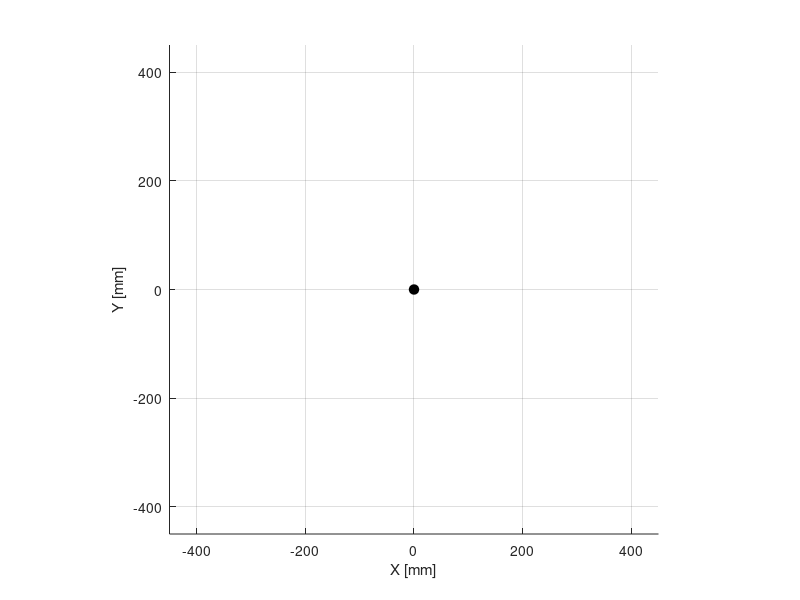

Reproduce this figure in MATLAB. (Note: this script raises an error after producing the figure.)
clc; clear; close all;

%% ================== 고정 파라미터 ==================
L78 = 63.2;
ang87 = 30.42;

L84 = 200;
L45 = 50;
L24 = 130;
ANG_46_45 = 112.72;

L12 = 40;
L13 = 30;

rP2 = sqrt(189^2 + 90^2);
rP4 = 80;

%% ================== 색상 ==================
clrLink   = [0.53 0.81 0.92];    % 하늘색(기본)
clrNode   = [0 0 0];             % 검정(노드)
clrOrange = [1.0 0.55 0.0];      % 주황
clrPurple = [0.55 0.0 0.75];     % 보라

%% ================== 고정 점 (2D 계산용) ==================
P8 = [0, 0];
P7 = P8 + L78 * [cosd(ang87), sind(ang87)];

%% ================== 목표들 (P1, 2D 좌표) : 원 궤적 ==================
circleCenter = [-300, 0];   % 원 중심 [X, Y] mm
circleR = 50;               % 원 반지름 mm
nCircle = 72;               % 원을 나눌 점 개수, 클수록 부드러움

theta = linspace(0, 360, nCircle+1).';
theta(end) = [];            % 360도 중복 제거

targets2d = [
    circleCenter(1) + circleR*cosd(theta), ...
    circleCenter(2) + circleR*sind(theta)
];

% 마지막에 시작점 한 번 더 추가해서 원 닫기
targets2d(end+1,:) = targets2d(1,:);

%% ================== 초기 자세 ==================
beta = 120;
t2   = 130;

%% ================== 설정 ==================
% 처음 원 시작점까지 접근할 때
gain_slow = 0.04;
dt_slow   = 0.025;

% 원을 따라 움직일 때
gain_fast = 0.15;
dt_fast   = 0.008;

w_xy  = 3000;
w_tri = 50;
w_reg = 0.25;

%% ================== Figure (2D) ==================
figure('Color','w');
ax = axes('Parent',gcf);
hold(ax,'on'); grid(ax,'on'); axis(ax,'equal');
xlabel(ax,'X [mm]'); ylabel(ax,'Y [mm]');
axis(ax,[-450 450 -450 450]);

%% ================== (뒤 레이어) 하늘/보라/기타 ==================
h46 = plot(ax,nan,nan,'LineWidth',2,'Color',clrLink);
h67 = plot(ax,nan,nan,'LineWidth',2,'Color',clrLink);
h78 = plot(ax,nan,nan,'LineWidth',2,'Color',clrLink);

h23 = plot(ax,nan,nan,'LineWidth',2,'Color',clrLink);
h35 = plot(ax,nan,nan,'LineWidth',2,'Color',clrLink);
h54 = plot(ax,nan,nan,'LineWidth',2,'Color',clrLink);

h12 = plot(ax,nan,nan,'LineWidth',2,'Color',clrLink);
h13 = plot(ax,nan,nan,'LineWidth',2,'Color',clrLink);

hC  = plot(ax,nan,nan,'LineWidth',2,'Color',clrLink);

% 보라(뒤 레이어)
h24 = plot(ax,nan,nan,'LineWidth',2,'Color',clrPurple);
h48 = plot(ax,nan,nan,'LineWidth',2,'Color',clrPurple);

% 실제 이동 궤적은 표시하지 않음
hPath = plot(ax,nan,nan,'LineWidth',1.5,'Color',clrNode,'Visible','off');

%% ================== (중간 레이어) 주황 ==================
h24_9 = plot(ax,nan,nan,'LineWidth',2,'Color',clrOrange);
h44_9 = plot(ax,nan,nan,'LineWidth',2,'Color',clrOrange);
h8_10 = plot(ax,nan,nan,'LineWidth',2,'Color',clrOrange);
h9_10 = plot(ax,nan,nan,'LineWidth',2,'Color',clrOrange);

%% ================== (앞 레이어) 검정 노드/번호 ==================
hOrigin = plot(ax,0,0,'ko','MarkerFaceColor','k','MarkerSize',7);

hPts   = plot(ax,nan,nan,'.','MarkerSize',18,'Color',clrNode);
hP1n   = plot(ax,nan,nan,'.','MarkerSize',18,'Color',clrNode);
hP1ring= plot(ax,nan,nan,'o','MarkerSize',9,'LineWidth',1.2,'Color',clrNode);

tNum = gobjects(1,10);
for k=1:10
    tNum(k)=text(ax,nan,nan,'','FontSize',12,'FontWeight','bold','Color',clrNode);
end

%% ================== 목표 원 표시(2D) ==================
plot(ax,targets2d(:,1), targets2d(:,2), '-', ...
    'Color',[1 0 0], 'LineWidth',1.5);

%% ================== 초기 Forward ==================
[ok, pts2d] = forward_from_beta_t2_2d( ...
    beta, t2, P8, P7, ...
    L84, L45, L24, ANG_46_45, L12, L13, rP2, rP4);

if ~ok
    error('초기 자세(beta,t2)에서 해가 안 나옵니다. beta/t2 초기값을 바꿔야 합니다.');
end

update_frame_2d( ...
    h46,h67,h78,h23,h35,h54,h12,h13,hC, ...
    h24,h48, ...
    h24_9,h44_9,h8_10,h9_10, ...
    hPts,hP1n,hP1ring,tNum, ...
    pts2d);

title(ax,'P1 원 궤적 시뮬레이션');
drawnow; pause(1.0);

%% ================== 목표 순차 이동 ==================
P1_now = pts2d(1,:);
pathX = P1_now(1);
pathY = P1_now(2);
set(hPath,'XData',pathX,'YData',pathY);

for tgt = 1:size(targets2d,1)

    P1_target = targets2d(tgt,:);

    while true
        P1_now = pts2d(1,:);

        % 첫 번째 목표점까지는 느리게, 이후 원 궤적은 빠르게
        if tgt == 1
            gain_now = gain_slow;
            dt_now   = dt_slow;
        else
            gain_now = gain_fast;
            dt_now   = dt_fast;
        end

        P1_des = P1_now + gain_now*(P1_target - P1_now);

        x0 = [beta, t2];
        obj = @(x) cost_for_P1_xy_2d(x, P1_des, x0, ...
            P8, P7, L84, L45, L24, ANG_46_45, L12, L13, rP2, rP4, ...
            w_xy, w_tri, w_reg);

        x = fminsearch(obj, x0, optimset('Display','off'));
        beta = x(1);
        t2   = x(2);

        [ok, pts2d] = forward_from_beta_t2_2d( ...
            beta, t2, P8, P7, ...
            L84, L45, L24, ANG_46_45, L12, L13, rP2, rP4);

        if ~ok
            warning('목표 (%.0f,%.0f)로 가는 중 해가 끊겼습니다.', P1_target(1), P1_target(2));
            break;
        end

        update_frame_2d( ...
            h46,h67,h78,h23,h35,h54,h12,h13,hC, ...
            h24,h48, ...
            h24_9,h44_9,h8_10,h9_10, ...
            hPts,hP1n,hP1ring,tNum, ...
            pts2d);

        P1_now = pts2d(1,:);
        pathX(end+1)=P1_now(1);
        pathY(end+1)=P1_now(2);
        set(hPath,'XData',pathX,'YData',pathY);

        drawnow limitrate nocallbacks;
        pause(dt_now);

        if norm(P1_target - pts2d(1,:)) < 1.0
            if tgt == 1
                pause(0.2);     % 원 시작점 도착 후 잠깐 정지
            else
                pause(0.005);
            end
            break;
        end
    end
end

disp('원 궤적 완료');

%% ================== 2D 프레임 업데이트 ==================
function update_frame_2d( ...
    h46,h67,h78,h23,h35,h54,h12,h13,hC, ...
    h24,h48, ...
    h24_9,h44_9,h8_10,h9_10, ...
    hPts,hP1n,hP1ring,tNum, ...
    pts)

P1  = pts(1,:);  P2  = pts(2,:);  P3  = pts(3,:);
P4  = pts(4,:);  P5  = pts(5,:);  P6  = pts(6,:);
P7  = pts(7,:);  P8  = pts(8,:);  P9  = pts(9,:);
P10 = pts(10,:);

% 하늘
set(h46,'XData',[P4(1) P6(1)],'YData',[P4(2) P6(2)]);
set(h67,'XData',[P6(1) P7(1)],'YData',[P6(2) P7(2)]);
set(h78,'XData',[P7(1) P8(1)],'YData',[P7(2) P8(2)]);

set(h23,'XData',[P2(1) P3(1)],'YData',[P2(2) P3(2)]);
set(h35,'XData',[P3(1) P5(1)],'YData',[P3(2) P5(2)]);
set(h54,'XData',[P5(1) P4(1)],'YData',[P5(2) P4(2)]);

set(h12,'XData',[P1(1) P2(1)],'YData',[P1(2) P2(2)]);
set(h13,'XData',[P1(1) P3(1)],'YData',[P1(2) P3(2)]);

set(hC,'XData',[P5(1) P6(1)],'YData',[P5(2) P6(2)]);

% 보라
set(h24,'XData',[P2(1) P4(1)],'YData',[P2(2) P4(2)]);
set(h48,'XData',[P4(1) P8(1)],'YData',[P4(2) P8(2)]);

% 주황(중간)
set(h24_9,'XData',[P2(1) P9(1)],'YData',[P2(2) P9(2)]);
set(h44_9,'XData',[P4(1) P9(1)],'YData',[P4(2) P9(2)]);
set(h8_10,'XData',[P8(1) P10(1)],'YData',[P8(2) P10(2)]);
set(h9_10,'XData',[P9(1) P10(1)],'YData',[P9(2) P10(2)]);

% 노드(앞)
set(hPts,'XData',pts(:,1),'YData',pts(:,2));
set(hP1n,'XData',P1(1),'YData',P1(2));
set(hP1ring,'XData',P1(1),'YData',P1(2));

for k=1:10
    set(tNum(k),'Position',pts(k,:), 'String',sprintf('  %d',k));
end
end

%% ================== Cost ==================
function J = cost_for_P1_xy_2d(x, P1_des, x_prev, ...
    P8, P7, L84, L45, L24, ANG_46_45, L12, L13, rP2, rP4, ...
    w_xy, w_tri, w_reg)

beta = x(1);
t2   = x(2);

if ~isfinite(beta) || ~isfinite(t2) || abs(beta)>720 || abs(t2)>720
    J = 1e9; return;
end

[ok, pts] = forward_from_beta_t2_2d(beta, t2, ...
    P8, P7, L84, L45, L24, ANG_46_45, L12, L13, rP2, rP4);

if ~ok
    J = 1e9; return;
end

P1 = pts(1,:);
P3 = pts(3,:);

e_xy  = norm(P1 - P1_des);
e_tri = abs(norm(P3 - P1) - L13);
e_reg = abs(beta - x_prev(1)) + 0.7*abs(t2 - x_prev(2));

J = w_xy*e_xy^2 + w_tri*e_tri^2 + w_reg*e_reg^2;
end

%% ================== Forward ==================
function [ok, pts] = forward_from_beta_t2_2d( ...
    beta, t2, P8, P7, L84, L45, L24, ANG_46_45, L12, L13, rP2, rP4)

ok = false;
pts = nan(10,2);

theta_real = 180 - beta;

v84 = L84 * [cosd(theta_real), sind(theta_real)];
P4 = P8 + v84;
P6 = P7 + v84;

v46 = P6 - P4;
if norm(v46) < 1e-9, return; end
u46 = v46 / norm(v46);

u45 = rot2d(u46, ANG_46_45);
P5 = P4 + L45 * u45;

u48 = (P8 - P4);
if norm(u48) < 1e-9, return; end
u48 = u48 / norm(u48);

u42_ref = rot2d(u48, 180);
u42 = rot2d(u42_ref, t2);
if norm(u42) < 1e-9, return; end
u42 = u42 / norm(u42);

P2 = P4 + L24*u42;
P3 = P2 + (P5 - P4);

P1a = [P2(1)+L12, P2(2)];
P1b = [P2(1)-L12, P2(2)];

if abs(norm(P3 - P1a) - L13) <= abs(norm(P3 - P1b) - L13)
    P1 = P1a;
else
    P1 = P1b;
end

try
    [P9a, P9b] = circleCircleIntersection(P2, rP2, P4, rP4);
    if P9a(2) > P9b(2)
        P9 = P9a;
    else
        P9 = P9b;
    end
catch
    return;
end

P10 = P8 + (P9 - P4);

pts = [P1;P2;P3;P4;P5;P6;P7;P8;P9;P10];
ok = true;
end

%% ================== 2D 회전 함수 ==================
function v2 = rot2d(v, angDeg)
R = [cosd(angDeg) -sind(angDeg); sind(angDeg) cosd(angDeg)];
v2 = (R * v(:)).';
end

%% ================== 원-원 교점 함수 ==================
function [X1, X2] = circleCircleIntersection(C1, r1, C2, r2)
d = norm(C2 - C1);

if d > r1+r2 || d < abs(r1-r2) || d == 0
    error('원 교점 없음');
end

a = (r1^2 - r2^2 + d^2)/(2*d);
h = sqrt(max(r1^2 - a^2, 0));

P0 = C1 + a*(C2-C1)/d;
perp = [-(C2(2)-C1(2)), (C2(1) - C1(1))]/d;

X1 = P0 + h*perp;
X2 = P0 - h*perp;
end
